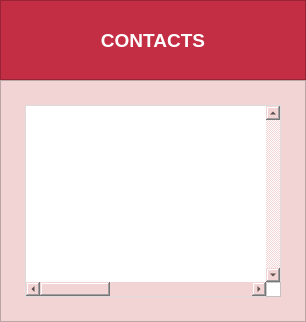
         <widget class="QWidget" name="contacts_page">
          <layout class="QVBoxLayout" name="contactsPage_layout">
           <property name="spacing">
            <number>0</number>
           </property>
           <property name="leftMargin">
            <number>0</number>
           </property>
           <property name="topMargin">
            <number>0</number>
           </property>
           <property name="rightMargin">
            <number>0</number>
           </property>
           <property name="bottomMargin">
            <number>0</number>
           </property>
           <item>
            <widget class="QFrame" name="contacts_header_frame">
             <property name="minimumSize">
              <size>
               <width>0</width>
               <height>80</height>
              </size>
             </property>
             <property name="maximumSize">
              <size>
               <width>16777215</width>
               <height>80</height>
              </size>
             </property>
             <property name="styleSheet">
              <string notr="true">background-color: rgb(196, 46, 68);
color:white;</string>
             </property>
             <property name="frameShape">
              <enum>QFrame::StyledPanel</enum>
             </property>
             <property name="frameShadow">
              <enum>QFrame::Raised</enum>
             </property>
             <layout class="QVBoxLayout" name="contactsHeaderFrame_layout">
              <property name="spacing">
               <number>0</number>
              </property>
              <property name="leftMargin">
               <number>0</number>
              </property>
              <property name="topMargin">
               <number>0</number>
              </property>
              <property name="rightMargin">
               <number>0</number>
              </property>
              <property name="bottomMargin">
               <number>0</number>
              </property>
              <item>
               <widget class="QLabel" name="contacts_title">
                <property name="font">
                 <font>
                  <pointsize>14</pointsize>
                  <weight>75</weight>
                  <bold>true</bold>
                 </font>
                </property>
                <property name="text">
                 <string>CONTACTS</string>
                </property>
                <property name="alignment">
                 <set>Qt::AlignCenter</set>
                </property>
               </widget>
              </item>
             </layout>
            </widget>
           </item>
           <item>
            <widget class="QFrame" name="contacts_body_frame">
             <property name="styleSheet">
              <string notr="true">background-color: rgb(243, 212, 212);</string>
             </property>
             <property name="frameShape">
              <enum>QFrame::StyledPanel</enum>
             </property>
             <property name="frameShadow">
              <enum>QFrame::Raised</enum>
             </property>
             <layout class="QVBoxLayout" name="verticalLayout_2">
              <property name="spacing">
               <number>24</number>
              </property>
              <property name="leftMargin">
               <number>24</number>
              </property>
              <property name="topMargin">
               <number>24</number>
              </property>
              <property name="rightMargin">
               <number>24</number>
              </property>
              <property name="bottomMargin">
               <number>24</number>
              </property>
              <item>
               <widget class="QTableWidget" name="tableWidget">
                <property name="styleSheet">
                 <string notr="true">QTableWidget {
    border: 1px solid rgb(220, 220, 220);
    background-color: white;
}

QHeaderView:Section {
    height: 30px;
    border: none;
    background-color: rgb(196, 46, 68);
    color: white;
}

QTableWidget:Item {
    padding-left: 3px;
}

QTableView::Item {
    background-color: rgb(213, 230, 243);
}

QTableView::Item:Alternate {
    background-color: rgb(236, 240, 243);
}</string>
                </property>
                <property name="verticalScrollBarPolicy">
                 <enum>Qt::ScrollBarAlwaysOn</enum>
                </property>
                <property name="editTriggers">
                 <set>QAbstractItemView::NoEditTriggers</set>
                </property>
                <property name="tabKeyNavigation">
                 <bool>false</bool>
                </property>
                <property name="dragDropOverwriteMode">
                 <bool>true</bool>
                </property>
                <property name="selectionMode">
                 <enum>QAbstractItemView::NoSelection</enum>
                </property>
                <property name="showGrid">
                 <bool>false</bool>
                </property>
                <property name="cornerButtonEnabled">
                 <bool>false</bool>
                </property>
                <attribute name="horizontalHeaderVisible">
                 <bool>false</bool>
                </attribute>
                <attribute name="horizontalHeaderCascadingSectionResizes">
                 <bool>false</bool>
                </attribute>
                <attribute name="verticalHeaderVisible">
                 <bool>false</bool>
                </attribute>
                <column>
                 <property name="text">
                  <string>Company</string>
                 </property>
                </column>
                <column>
                 <property name="text">
                  <string>Position</string>
                 </property>
                </column>
                <column>
                 <property name="text">
                  <string>First Name</string>
                 </property>
                </column>
                <column>
                 <property name="text">
                  <string>Last Name</string>
                 </property>
                </column>
                <column>
                 <property name="text">
                  <string>Email</string>
                 </property>
                </column>
                <column>
                 <property name="text">
                  <string>Phone</string>
                 </property>
                </column>
               </widget>
              </item>
             </layout>
            </widget>
           </item>
          </layout>
         </widget>
